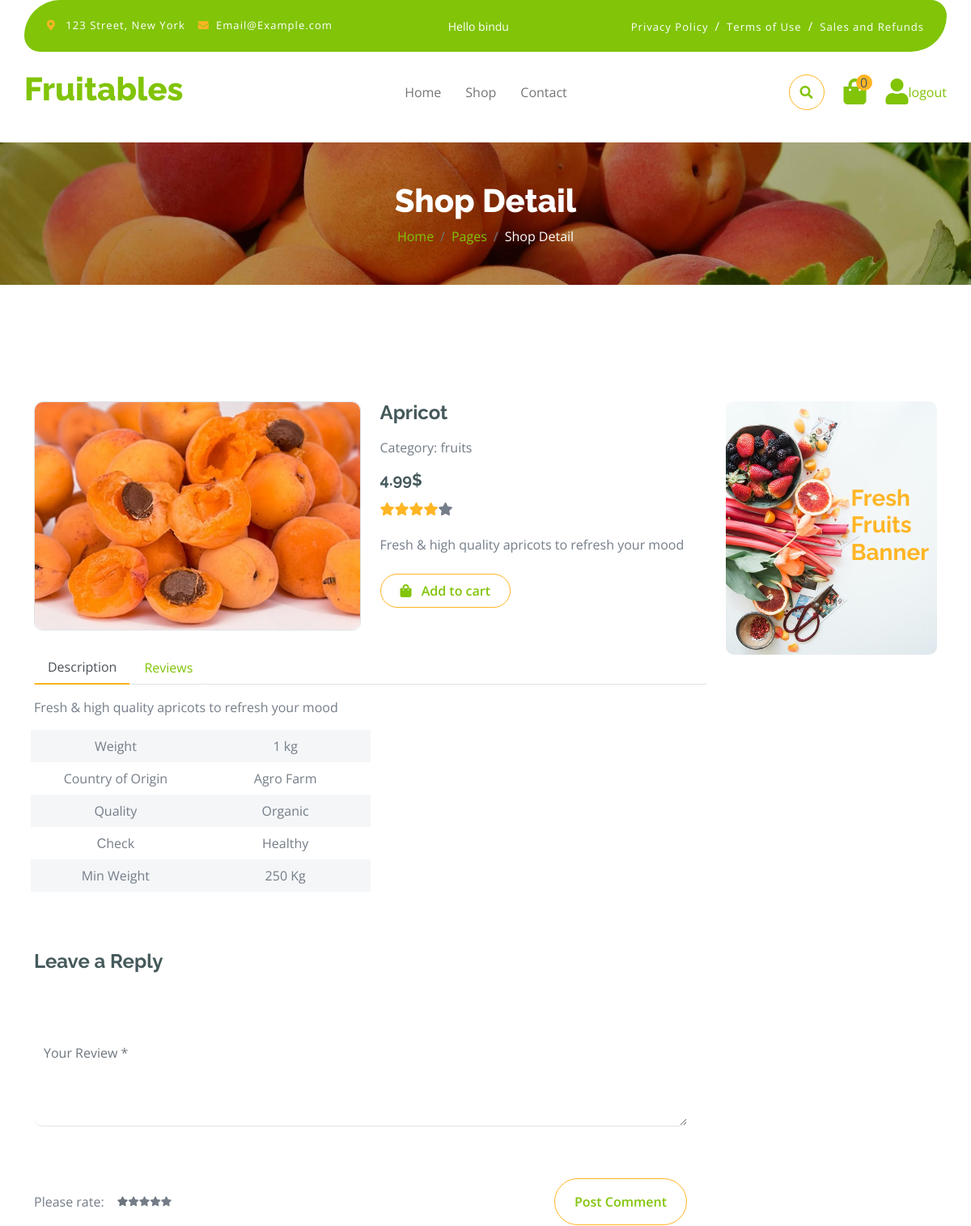
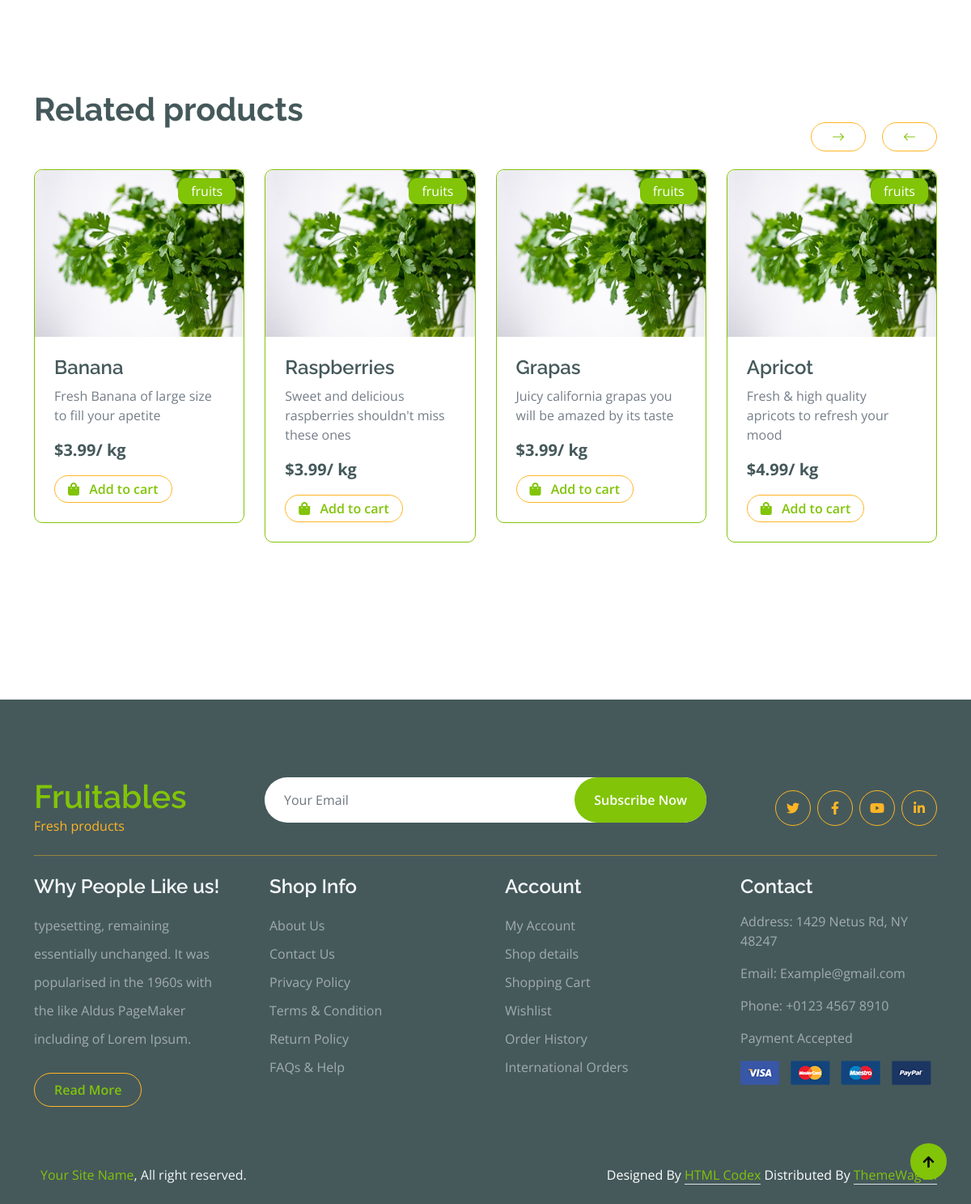
Page /product-detail/6 (signed in) on the committed database (2 pictures, top to bottom).
### shop/models.py (models this page shows, shortened)
class Product(models.Model):
    title = models.CharField(max_length=100)
    description = models.CharField(max_length=300)
    price = models.FloatField()
    image = models.ImageField(upload_to='images/')
    card_image = models.ImageField(upload_to='images/', null=True)
    category = models.CharField(choices=choices, default='fruits', max_length=10, null=True)

### shop/views.py (the view)
# urls.py: path('product-detail/<int:id>', views.product_detail, name='product-detail'),
def product_detail(request, id):
    product = get_object_or_404(Product, id=id)
    context = {'product': product}
    if request.user.is_authenticated:
        if product.category == 'vegetables':
            related_products = Product.objects.filter(category="vegetables")
            context['related_products'] = related_products
        else:
            related_products = Product.objects.filter(category="fruits")
            context['related_products'] = related_products
        cart = Cart.objects.get(user=request.user)
        cart_items = cartItem.objects.filter(cart=cart).count()
        context['cart_count'] = cart_items
    return render(request,'shop/product-detail.html', context=context)

### shop/templates/shop/product-detail.html (shortened to what this page needs)
{% load static %}
<!DOCTYPE html>
<html lang="en">
    {% include "shop/head.html" %}
    <body>
        {% include "shop/navbar.html" %}
        <div class="container-fluid page-header py-5">
            <h1 class="text-center text-white display-6">Shop Detail</h1>
            <ol class="breadcrumb justify-content-center mb-0">
                <li class="breadcrumb-item"><a href="#">Home</a></li>
                <li class="breadcrumb-item"><a href="#">Pages</a></li>
                <li class="breadcrumb-item active text-white">Shop Detail</li>
            </ol>
        </div>
        <div class="container-fluid py-5 mt-5">
            <div class="container py-5">
                <div class="row g-4 mb-5">
                    <div class="col-lg-8 col-xl-9">
                        <div class="row g-4">
                            <div class="col-lg-6">
                                <div class="border rounded">
                                    <a href="#">
                                        <img src="{{product.image.url}}" class="img-fluid rounded" alt="Image">
                                    </a>
                                </div>
                            </div>
                            <div class="col-lg-6">
                                <h4 class="fw-bold mb-3">{{product.title}}</h4>
                                <p class="mb-3">Category: {{product.category}}</p>
                                <h5 class="fw-bold mb-3">{{product.price}}$</h5>
                                <div class="d-flex mb-4">
                                    <i class="fa fa-star text-secondary"></i>
                                    <i class="fa fa-star text-secondary"></i>
                                    <i class="fa fa-star text-secondary"></i>
                                    <i class="fa fa-star text-secondary"></i>
                                    <i class="fa fa-star"></i>
                                </div>
                                <p class="mb-4">{{product.description}}</p>
                                <button id='add-cart' value={{product.id}} class="btn border border-secondary rounded-pill px-4 py-2 mb-4 text-primary"><i class="fa fa-shopping-bag me-2 text-primary"></i> Add to cart</button>
                            </div>
                            <div class="col-lg-12">
                                <nav>
                                    <div class="nav nav-tabs mb-3">
                                        <button class="nav-link active border-white border-bottom-0" type="button" role="tab"
                                            id="nav-about-tab" data-bs-toggle="tab" data-bs-target="#nav-about"
                                            aria-controls="nav-about" aria-selected="true">Description</button>
                                        <button class="nav-link border-white border-bottom-0" type="button" role="tab"
                                            id="nav-mission-tab" data-bs-toggle="tab" data-bs-target="#nav-mission"
                                            aria-controls="nav-mission" aria-selected="false">Reviews</button>
                                    </div>
                                </nav>
                                <div class="tab-content mb-5">
                                    <div class="tab-pane active" id="nav-about" role="tabpanel" aria-labelledby="nav-about-tab">
                                        <p>{{product.description}}</p>
                                        <div class="px-2">
                                            <div class="row g-4">
                                                <div class="col-6">
                                                    <div class="row bg-light align-items-center text-center justify-content-center py-2">
                                                        <div class="col-6">
                                                            <p class="mb-0">Weight</p>
                                                        </div>
                                                        <div class="col-6">
                                                            <p class="mb-0">1 kg</p>
                                                        </div>
                                                    </div>
                                                    <div class="row text-center align-items-center justify-content-center py-2">
                                                        <div class="col-6">
                                                            <p class="mb-0">Country of Origin</p>
                                                        </div>
                                                        <div class="col-6">
                                                            <p class="mb-0">Agro Farm</p>
                                                        </div>
                                                    </div>
                                                    <div class="row bg-light text-center align-items-center justify-content-center py-2">
                                                        <div class="col-6">
                                                            <p class="mb-0">Quality</p>
                                                        </div>
                                                        <div class="col-6">
                                                            <p class="mb-0">Organic</p>
                                                        </div>
                                                    </div>
                                                    <div class="row text-center align-items-center justify-content-center py-2">
                                                        <div class="col-6">
                                                            <p class="mb-0">Сheck</p>
                                                        </div>
                                                        <div class="col-6">
                                                            <p class="mb-0">Healthy</p>
                                                        </div>
                                                    </div>
                                                    <div class="row bg-light text-center align-items-center justify-content-center py-2">
                                                        <div class="col-6">
                                                            <p class="mb-0">Min Weight</p>
                                                        </div>
                                                        <div class="col-6">
                                                            <p class="mb-0">250 Kg</p>
                                                        </div>
                                                    </div>
                                                </div>
                                            </div>
                                        </div>
                                    </div>
                                </div>
                            </div>
                                <h4 class="mb- fw-bold">Leave a Reply</h4>
                                <div class="row g-4">
                                    <div class="col-lg-12">
                                        <div class="border-bottom rounded my-4">
                                            <textarea required name="review" id="user-review" class="form-control border-0" cols="30" rows="4" placeholder="Your Review *" spellcheck="false"></textarea>
                                        </div>
                                   </div>
                                    <div class="col-lg-12">
                                        <div class="d-flex justify-content-between py-3 mb-5">
                                            <div class="d-flex align-items-center">
                                                <p class="mb-0 me-3">Please rate:</p>
                                                <div class="d-flex align-items-center" style="font-size: 12px;">
                                                    <i class="fa fa-star text-muted"></i>
                                                    <i class="fa fa-star"></i>
                                                    <i class="fa fa-star"></i>
                                                    <i class="fa fa-star"></i>
                                                    <i class="fa fa-star"></i>
                                                </div>
                                            </div>
                                            <button id="submit-review" class="btn border border-secondary text-primary rounded-pill px-4 py-3"> Post Comment</button>
                                        </div>
                                    </div>
                                </div>
                        </div>
                    </div>
                    <div class="col-lg-4 col-xl-3">
                        <div class="row g-4 fruite">
                            <div class="col-lg-12">
                                <div class="position-relative">
                                    <img src="{% static 'img/banner-fruits.jpg'%}" class="img-fluid w-100 rounded" alt="">
                                    <div class="position-absolute" style="top: 50%; right: 10px; transform: translateY(-50%);">
                                        <h3 class="text-secondary fw-bold">Fresh <br> Fruits <br> Banner</h3>
                                    </div>
                                </div>
                            </div>
                        </div>
                    </div>
                </div>
                <h1 class="fw-bold mb-0">Related products</h1>
                <div class="vesitable">
                    <div class="owl-carousel vegetable-carousel justify-content-center">
                    {% for product in related_products  %}
                        <div class="border border-primary rounded position-relative vesitable-item">
                            <div class="vesitable-img">
                                <img src="img/vegetable-item-6.jpg" class="img-fluid w-100 rounded-top" alt="">
                            </div>
                            <div class="text-white bg-primary px-3 py-1 rounded position-absolute" style="top: 10px; right: 10px;">{{product.category}}</div>
                            <div class="p-4 pb-0 rounded-bottom">
                                <h4>{{product.title}}</h4>
                                <p>{{product.description}}</p>
                                <div class="d-flex justify-content-between flex-lg-wrap">
                                    <p class="text-dark fs-5 fw-bold">${{product.price}}/ kg</p>
                                    <button value={{product.id}} class="add-cart btn border border-secondary rounded-pill px-3 py-1 mb-4 text-primary"><i class="fa fa-shopping-bag me-2 text-primary"></i> Add to cart</button>
                                </div>
                            </div>
                        </div>
                    {% endfor %}
                    </div>
                </div>
            </div>
        </div>
        {% include "shop/footer.html" %}
    </body>
</html>

### shop/templates/shop/navbar.html (shortened to what this page needs)
{% load static %}
{% block content %}
 <div class="container-fluid fixed-top">
            <div class="container topbar bg-primary d-none d-lg-block">
                <div class="d-flex justify-content-between">
                    <div class="top-info ps-2">
                        <small class="me-3"><i class="fas fa-map-marker-alt me-2 text-secondary"></i> <a href="#" class="text-white">123 Street, New York</a></small>
                        <small class="me-3"><i class="fas fa-envelope me-2 text-secondary"></i><a href="#" class="text-white">Email@Example.com</a></small>
                    </div>
                    {%if user.get_username%}
                    <div>
                        <small class="me-3 text-white">Hello {{user.get_username}}</small>
                    </div>
                    {%endif%}
                    <div class="top-link pe-2">
                        <a href="#" class="text-white"><small class="text-white mx-2">Privacy Policy</small>/</a>
                        <a href="#" class="text-white"><small class="text-white mx-2">Terms of Use</small>/</a>
                        <a href="#" class="text-white"><small class="text-white ms-2">Sales and Refunds</small></a>
                    </div>
                </div>
            </div>
            <div class="container px-0">
                <nav class="navbar navbar-light bg-white navbar-expand-xl">
                    <a href="{% url 'home' %}" class="navbar-brand"><h1 class="text-primary display-6">Fruitables</h1></a>
                    <div class="collapse navbar-collapse bg-white" id="navbarCollapse">
                        <div class="navbar-nav mx-auto">
                            <a href="{% url 'home'%}" class="nav-item nav-link {% if request.path == '/' %}active{% endif %}">Home</a>
                            <a href="{% url 'shop' %}" class="nav-item nav-link {% if request.path == '/shop' %}active{%endif%}">Shop</a>
                            <a href="{% url "contact" %}" class="nav-item nav-link">Contact</a>
                        </div>
                        <div class="d-flex m-3 me-0">
                            <button class="btn-search btn border border-secondary btn-md-square rounded-circle bg-white me-4" data-bs-toggle="modal" data-bs-target="#searchModal"><i class="fas fa-search text-primary"></i></button>
                            <a href="{% url 'user-cart'%}" class="position-relative me-4 my-auto">
                                <i class="fa fa-shopping-bag fa-2x"></i>
                                <span id="cart-count" class="position-absolute bg-secondary rounded-circle d-flex align-items-center justify-content-center text-dark px-1" style="top: -5px; left: 15px; height: 20px; min-width: 20px;">
                                {% if cart_count%}
                                    {{cart_count}}
                                {% else %}
                                0
                                {% endif %}
                                </span>
                            </a>
                            {% if not user.get_username%}
                            <a href="{% url 'register' %}" class="my-auto">
                                <div class="d-flex align-items-center justify-content-center">
                                    <i class="fas fa-user fa-2x"></i>
                                    <a href="{%url 'login'%}">login</a>
                                </div>
                            </a>
                            {%else%}
                                <a href="{% url 'register' %}" class="my-auto">
                                    <div class="d-flex align-items-center justify-content-center">
                                        <i class="fas fa-user fa-2x"></i>
                                        <a href="{%url 'logout'%}">logout</a>
                                    </div>
                                </a>
                            {%endif%}
                        </div>
                    </div>
                </nav>
            </div>
        </div>
{% endblock %}

### rows in the picture
Product: image (picture), title "Apricot", category "fruits", price "4.99", description "Fresh & high quality apricots to refresh your mood", {{ product.id }} 6 (drawn)
Product: category "fruits", title "Banana", description "Fresh Banana of large size to fill your apetite", price "3.99", {{ product.id }} 1 (drawn)
Product: category "fruits", title "Raspberries", description "Sweet and delicious raspberries shouldn't miss these ones", price "3.99", {{ product.id }} 4 (drawn)
Product: category "fruits", title "Grapas", description "Juicy california grapas you will be amazed by its taste", price "3.99", {{ product.id }} 5 (drawn)

### other values in the picture
{{ user.get_username }} "bindu"
